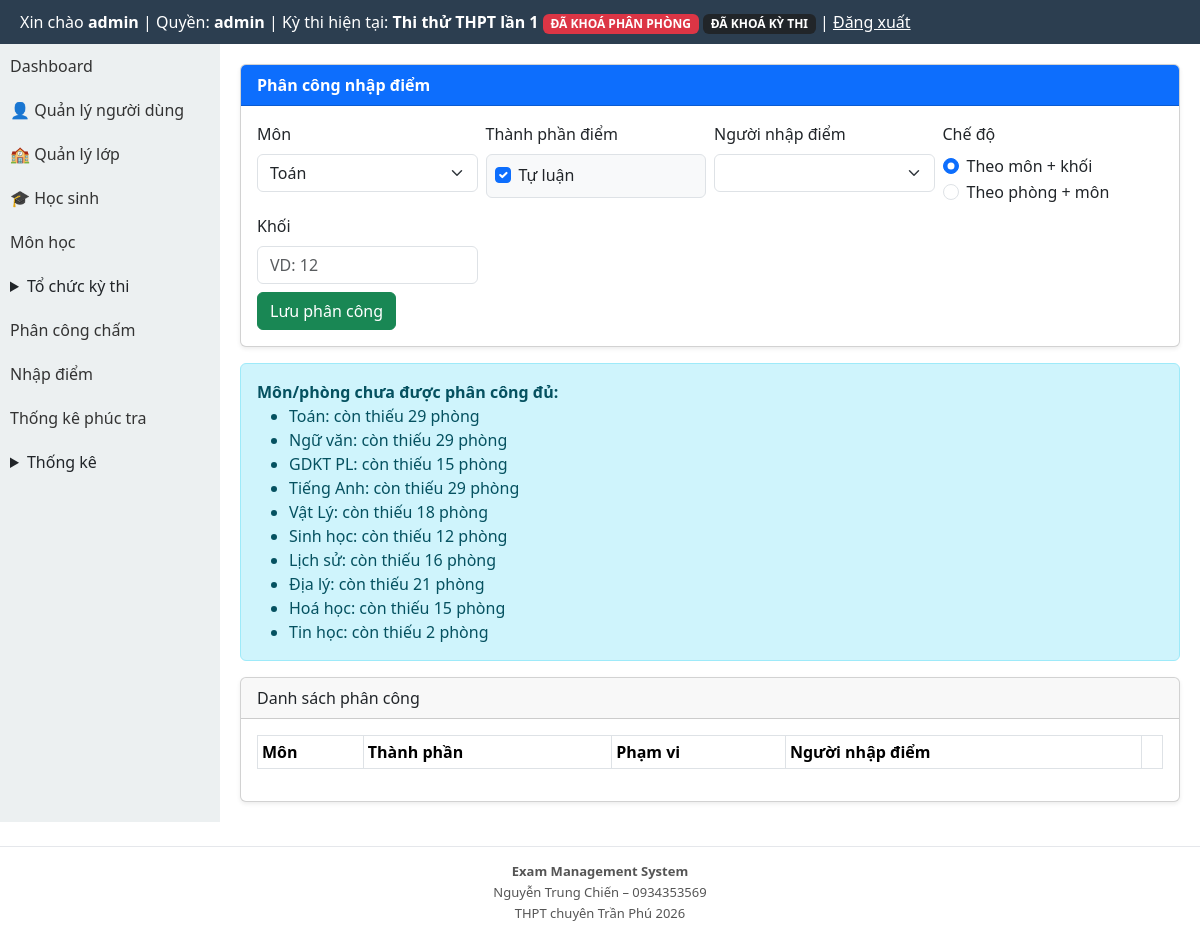
/modules/exams/scoring_assignment.php (signed in), run on the app's committed database.
### tables this page shows
CREATE TABLE exams (
  id INTEGER PRIMARY KEY AUTOINCREMENT,
  ten_ky_thi TEXT,
  nam INTEGER,
  ngay_thi TEXT
, is_default INTEGER DEFAULT 0, deleted_at TEXT, distribution_locked INTEGER DEFAULT 0, rooms_locked INTEGER DEFAULT 0, exam_locked INTEGER DEFAULT 0, scoring_closed INTEGER DEFAULT 0, exam_mode INTEGER DEFAULT 1, is_locked INTEGER DEFAULT 0, is_score_entry_locked INTEGER DEFAULT 0, is_score_published INTEGER DEFAULT 0, is_recheck_open INTEGER DEFAULT 0);

CREATE TABLE rooms (
        id INTEGER PRIMARY KEY AUTOINCREMENT,
        exam_id INTEGER NOT NULL,
        subject_id INTEGER NOT NULL,
        khoi TEXT NOT NULL,
        ten_phong TEXT NOT NULL
    , scope_identifier TEXT DEFAULT "entire_grade");

CREATE TABLE subjects (
  id INTEGER PRIMARY KEY AUTOINCREMENT,
  ma_mon TEXT UNIQUE,
  ten_mon TEXT,
  he_so REAL
);

### layout/header.php (called while the page is built, shortened)
<?php
require_once BASE_PATH . '/templates/header.php';

### core/auth.php (called while the page is built, shortened)
<?php
function normalize_role(?string $role): string {
    $normalized = strtolower(trim((string) $role));
    return match ($normalized) {
        'score_entry', 'score-input', 'score_input', 'nhapdiem', 'nhap_diem' => 'scorer',
        'exam_manager', 'quanlythi', 'exam-manager' => 'organizer',
        default => $normalized,
    };
}
function current_user_role(): string {
    $sessionRole = $_SESSION['role'] ?? null;
    if (is_string($sessionRole) && trim($sessionRole) !== '') {
        return normalize_role($sessionRole);
    }
    $userRole = $_SESSION['user']['role'] ?? null;
    return normalize_role(is_string($userRole) ? $userRole : '');
}

### modules/exams/exam_context_helper.php (called while the page is built, shortened)
<?php
function ensureExamLockColumns(PDO $pdo): void
{
    $cols = array_column($pdo->query('PRAGMA table_info(exams)')->fetchAll(PDO::FETCH_ASSOC), 'name');
}
function getCurrentExam(): ?array
{
    global $pdo;
    $cols = array_column($pdo->query('PRAGMA table_info(exams)')->fetchAll(PDO::FETCH_ASSOC), 'name');
    $hasDeletedAt = in_array('deleted_at', $cols, true);
    $activeWhere = $hasDeletedAt ? '(deleted_at IS NULL OR trim(deleted_at) = "")' : '1=1';
    $defaultStmt = $pdo->query('SELECT * FROM exams WHERE ' . $activeWhere . ' AND is_default = 1 ORDER BY id DESC LIMIT 1');
    $defaultExam = $defaultStmt ? $defaultStmt->fetch(PDO::FETCH_ASSOC) : false;
    if (is_array($defaultExam)) {
        return $defaultExam;
    }
}
function getCurrentExamId(): int
{
    $exam = getCurrentExam();
    return (int) ($exam['id'] ?? 0);
}
function getCurrentExamInfo(): ?array
{
    $exam = getCurrentExam();
    global $pdo;
    ensureExamLockColumns($pdo);
    return [
        'id' => (int) ($exam['id'] ?? 0),
        'ten_ky_thi' => (string) ($exam['ten_ky_thi'] ?? ''),
        'distribution_locked' => (int) ($exam['distribution_locked'] ?? 0),
        'rooms_locked' => (int) ($exam['rooms_locked'] ?? 0),
        'exam_locked' => (int) ($exam['exam_locked'] ?? 0),
    ];
}

### modules/exams/_common.php (called while the page is built, shortened)
<?php
require_once BASE_PATH . '/core/auth.php';
require_once BASE_PATH . '/core/db.php';
require_once BASE_PATH . '/modules/exams/exam_context_helper.php';
function exams_resolve_current_exam_from_request(): int
{
    $requestedExamId = max(0, (int) ($_GET['exam_id'] ?? $_POST['exam_id'] ?? 0));
    return getCurrentExamId();
}
function exams_require_current_exam_or_redirect(string $redirect = '/modules/exams/index.php'): int
{
    $examId = exams_resolve_current_exam_from_request();
    if ($examId > 0) {
        return $examId;
    }
    exit;
}
function exams_get_lock_state(PDO $pdo, int $examId): array
{
    $stmt = $pdo->prepare('SELECT distribution_locked, rooms_locked, exam_locked, COALESCE(scoring_closed,0) AS scoring_closed FROM exams WHERE id = :id LIMIT 1');
    $stmt->execute([':id' => $examId]);
    $row = $stmt->fetch(PDO::FETCH_ASSOC) ?: [];
    return [
        'distribution_locked' => (int) ($row['distribution_locked'] ?? 0),
        'rooms_locked' => (int) ($row['rooms_locked'] ?? 0),
        'exam_locked' => (int) ($row['exam_locked'] ?? 0),
        'scoring_closed' => (int) ($row['scoring_closed'] ?? 0),
    ];
}

### modules/exams/scoring_assignment.php (the view, shortened to what this page needs)
<?php
require_once BASE_PATH . '/modules/exams/_common.php';
$examId = exams_require_current_exam_or_redirect('/modules/exams/index.php');
$lockState = exams_get_lock_state($pdo, $examId);
$isExamLocked = ((int) ($lockState['exam_locked'] ?? 0)) === 1;
$subjectCfgStmt = $pdo->prepare('SELECT es.subject_id, s.ten_mon, es.sort_order, COALESCE(cfg.component_count, 1) AS component_count
    FROM exam_subjects es
    INNER JOIN subjects s ON s.id = es.subject_id
    LEFT JOIN (
        SELECT c.subject_id, MAX(c.component_count) AS component_count
        FROM exam_subject_config c
        WHERE c.exam_id = :exam_id
        GROUP BY c.subject_id
    ) cfg ON cfg.subject_id = es.subject_id
    WHERE es.exam_id = :exam_id
    ORDER BY es.sort_order ASC, s.ten_mon ASC');
$subjectCfgStmt->execute([':exam_id' => $examId]);
$subjectCfgs = $subjectCfgStmt->fetchAll(PDO::FETCH_ASSOC);
$subjects = array_map(static fn(array $r): array => ['id' => (int)$r['subject_id'], 'ten_mon' => (string)$r['ten_mon']], $subjectCfgs);
$roomsStmt = $pdo->prepare('SELECT r.id, r.ten_phong, r.khoi, r.subject_id, s.ten_mon
    FROM rooms r
    INNER JOIN subjects s ON s.id = r.subject_id
    WHERE r.exam_id = :exam_id
    ORDER BY s.ten_mon, r.ten_phong');
$roomsStmt->execute([':exam_id' => $examId]);
$rooms = $roomsStmt->fetchAll(PDO::FETCH_ASSOC);
$unassignedBySubject = [];
foreach ($subjects as $sub) {
    $sid = (int) $sub['id'];
    $roomListStmt = $pdo->prepare('SELECT id, khoi FROM rooms WHERE exam_id = :exam_id AND subject_id = :sid');
    $roomListStmt->execute([':exam_id' => $examId, ':sid' => $sid]);
    $roomsBySubject = $roomListStmt->fetchAll(PDO::FETCH_ASSOC);
    $coveredRoomIds = [];
    $totalRooms = count($roomsBySubject);
    $assignedRooms = count($coveredRoomIds);
    if ($totalRooms > $assignedRooms) {
        $unassignedBySubject[] = [
            'ten_mon' => $sub['ten_mon'],
            'missing_rooms' => $totalRooms - $assignedRooms,
        ];
    }
}
require_once BASE_PATH . '/layout/header.php';
?>
<link href="https://cdn.jsdelivr.net/npm/bootstrap@5.3.3/dist/css/bootstrap.min.css" rel="stylesheet">
<div style="display:flex;min-height:calc(100vh - 44px);">
<?php require_once BASE_PATH . '/layout/sidebar.php'; ?>
<div style="flex:1;padding:20px;min-width:0;">
<div class="card shadow-sm mb-3"><div class="card-header bg-primary text-white"><strong>Phân công nhập điểm</strong></div><div class="card-body">
<form method="post" class="row g-2" id="assignForm">
<div class="col-md-3"><label class="form-label">Môn</label><select name="subject_id" id="subjectSelect" class="form-select" required><?php foreach($subjects as $sub): ?><option value="<?= (int)$sub['id'] ?>"><?= htmlspecialchars((string)$sub['ten_mon'], ENT_QUOTES, 'UTF-8') ?></option><?php endforeach; ?></select></div>
<div class="col-md-3"><label class="form-label">Thành phần điểm</label><div id="componentBoxes" class="border rounded p-2 bg-light"></div></div>
<div class="col-md-3"><label class="form-label">Người nhập điểm</label><select name="user_id" class="form-select" required></select></div>
<div class="col-md-3"><label class="form-label">Chế độ</label><div>
<div class="form-check"><input checked class="form-check-input" type="radio" name="assign_mode" value="subject_grade" id="m1"><label class="form-check-label" for="m1">Theo môn + khối</label></div>
<div class="form-check"><input class="form-check-input" type="radio" name="assign_mode" value="subject_room" id="m2"><label class="form-check-label" for="m2">Theo phòng + môn</label></div>
</div></div>
<div class="col-md-3" id="scopeKhoi"><label class="form-label">Khối</label><input name="khoi" id="khoiInput" class="form-control" placeholder="VD: 12"></div>
<div class="col-12"><button class="btn btn-success" type="submit" <?= !$isExamLocked ? 'disabled' : '' ?>>Lưu phân công</button></div>
</form></div></div>
<?php if (!empty($unassignedBySubject)): ?><div class="alert alert-info"><strong>Môn/phòng chưa được phân công đủ:</strong><ul class="mb-0"><?php foreach($unassignedBySubject as $u): ?><li><?= htmlspecialchars((string)$u['ten_mon'], ENT_QUOTES, 'UTF-8') ?>: còn thiếu <?= (int)$u['missing_rooms'] ?> phòng</li><?php endforeach; ?></ul></div><?php endif; ?><div class="card shadow-sm"><div class="card-header">Danh sách phân công</div><div class="card-body"><table class="table table-sm table-bordered"><thead><tr><th>Môn</th><th>Thành phần</th><th>Phạm vi</th><th>Người nhập điểm</th><th></th></tr></thead></table></div></div>
</div></div>
<?php require_once BASE_PATH . '/layout/footer.php'; ?>

### templates/header.php (shortened to what this page needs)
<?php
require_once BASE_PATH . '/core/auth.php';
$currentExamInfo = null;
$role = function_exists('current_user_role') ? current_user_role() : strtolower(trim((string) ($_SESSION['role'] ?? $_SESSION['user']['role'] ?? '')));
if (in_array($role, ['admin', 'organizer'], true)) {
    require_once BASE_PATH . '/core/db.php';
    require_once BASE_PATH . '/modules/exams/exam_context_helper.php';
    $currentExamInfo = getCurrentExamInfo();
}
$role = $role ?? (function_exists('current_user_role') ? current_user_role() : '');
$currentExamInfo = $currentExamInfo ?? null;
?>
<!DOCTYPE html>
<html lang="vi">
<head>
</head>
<body>
<div class="header">
    Xin chào <b><?= $_SESSION['user']['username'] ?></b>
    | Quyền: <b><?= htmlspecialchars((string) $role, ENT_QUOTES, 'UTF-8') ?></b>
    <?php if ($currentExamInfo !== null): ?>
        | Kỳ thi hiện tại: <b><?= htmlspecialchars((string) $currentExamInfo['ten_ky_thi'], ENT_QUOTES, 'UTF-8') ?></b>
        <?php if (($currentExamInfo['distribution_locked'] ?? 0) === 1 || ($currentExamInfo['rooms_locked'] ?? 0) === 1): ?>
            <span class="badge bg-danger">ĐÃ KHOÁ PHÂN PHÒNG</span>
        <?php endif; ?>
        <?php if (($currentExamInfo['exam_locked'] ?? 0) === 1): ?>
            <span class="badge bg-dark">ĐÃ KHOÁ KỲ THI</span>
        <?php endif; ?>
    <?php endif; ?>
    | <a href="<?= BASE_URL ?>/logout.php" style="color:#fff">Đăng xuất</a>
</div>

### templates/header.php (style rules this page uses)
* { box-sizing: border-box; }
body { margin:0; font-family: Arial; }
.header { background:#2c3e50; color:#fff; padding:10px 20px; }

### data on the page
exams: ten_ky_thi "Thi thử THPT lần 1"
rooms: subject.ten_mon "Toán", ten_phong "29"
rooms: subject.ten_mon "Ngữ văn", ten_phong "29"
rooms: subject.ten_mon "GDKT PL", ten_phong "15"
rooms: subject.ten_mon "Tiếng Anh", ten_phong "29"
rooms: subject.ten_mon "Vật Lý", ten_phong "18"
rooms: subject.ten_mon "Lịch sử", ten_phong "16"
rooms: subject.ten_mon "Địa lý", ten_phong "21"
rooms: subject.ten_mon "Hoá học", ten_phong "15"

### other printed values
$_SESSION['user']['username'] "admin"
$role "admin"
$u['ten_mon'] "Sinh học"
$u['missing_rooms'] "12"
$u['ten_mon'] "Tin học"
$u['missing_rooms'] "2"
form field subject_id "Toán"
